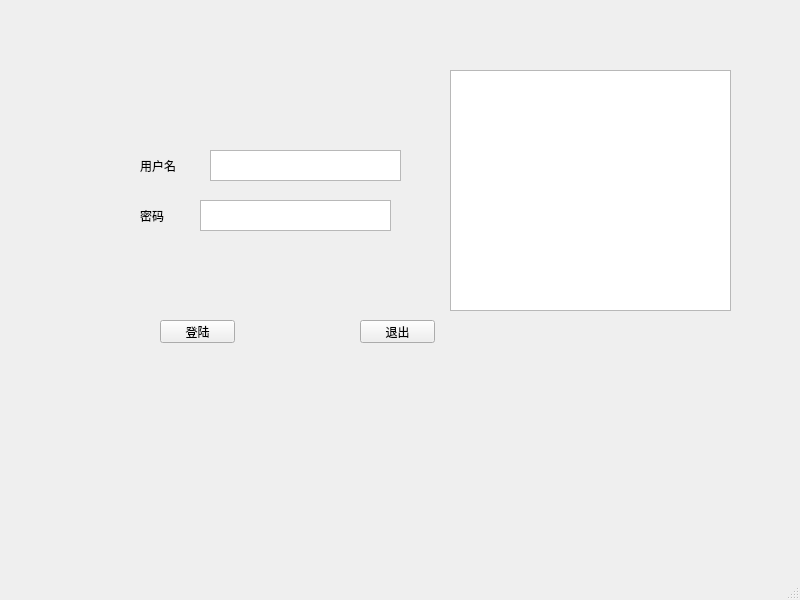
<?xml version="1.0" encoding="UTF-8"?>
<ui version="4.0">
 <class>MainWindow</class>
 <widget class="QMainWindow" name="MainWindow">
  <property name="geometry">
   <rect>
    <x>0</x>
    <y>0</y>
    <width>800</width>
    <height>600</height>
   </rect>
  </property>
  <property name="windowTitle">
   <string>MainWindow</string>
  </property>
  <widget class="QWidget" name="centralwidget">
   <widget class="QLabel" name="label">
    <property name="geometry">
     <rect>
      <x>140</x>
      <y>150</y>
      <width>101</width>
      <height>31</height>
     </rect>
    </property>
    <property name="text">
     <string>用户名</string>
    </property>
   </widget>
   <widget class="QLabel" name="label_2">
    <property name="geometry">
     <rect>
      <x>140</x>
      <y>200</y>
      <width>101</width>
      <height>31</height>
     </rect>
    </property>
    <property name="text">
     <string>密码</string>
    </property>
   </widget>
   <widget class="QPushButton" name="pushButton">
    <property name="geometry">
     <rect>
      <x>160</x>
      <y>320</y>
      <width>75</width>
      <height>23</height>
     </rect>
    </property>
    <property name="text">
     <string>登陆</string>
    </property>
   </widget>
   <widget class="QPushButton" name="pushButton_2">
    <property name="geometry">
     <rect>
      <x>360</x>
      <y>320</y>
      <width>75</width>
      <height>23</height>
     </rect>
    </property>
    <property name="text">
     <string>退出</string>
    </property>
   </widget>
   <widget class="QPlainTextEdit" name="plainTextEdit">
    <property name="geometry">
     <rect>
      <x>450</x>
      <y>70</y>
      <width>281</width>
      <height>241</height>
     </rect>
    </property>
   </widget>
   <widget class="QTextBrowser" name="textBrowser">
    <property name="geometry">
     <rect>
      <x>210</x>
      <y>150</y>
      <width>191</width>
      <height>31</height>
     </rect>
    </property>
   </widget>
   <widget class="QTextBrowser" name="textBrowser_2">
    <property name="geometry">
     <rect>
      <x>200</x>
      <y>200</y>
      <width>191</width>
      <height>31</height>
     </rect>
    </property>
   </widget>
  </widget>
  <widget class="QMenuBar" name="menubar">
   <property name="geometry">
    <rect>
     <x>0</x>
     <y>0</y>
     <width>800</width>
     <height>23</height>
    </rect>
   </property>
  </widget>
  <widget class="QStatusBar" name="statusbar"/>
 </widget>
 <resources/>
 <connections/>
</ui>
